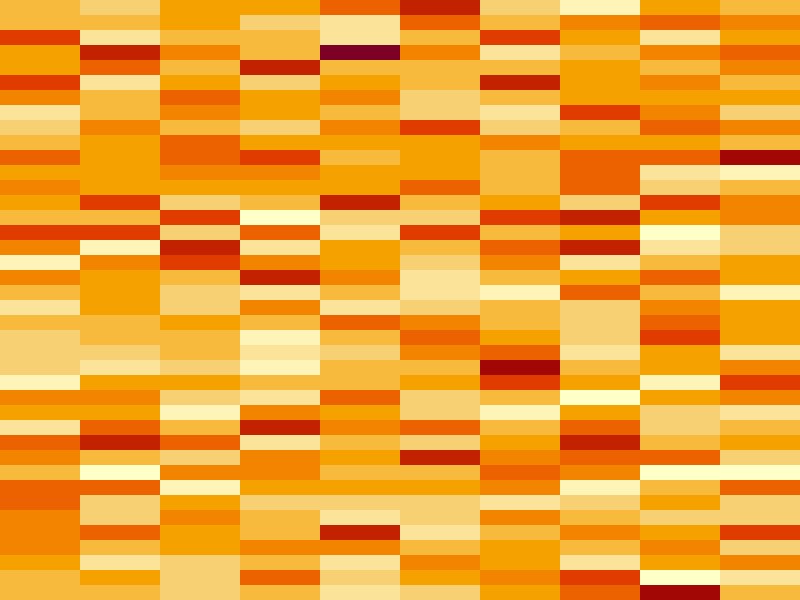
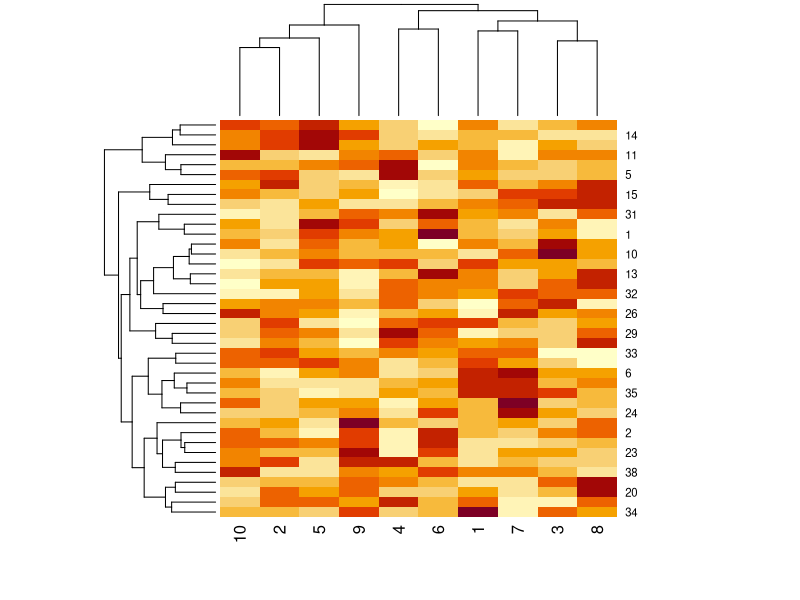
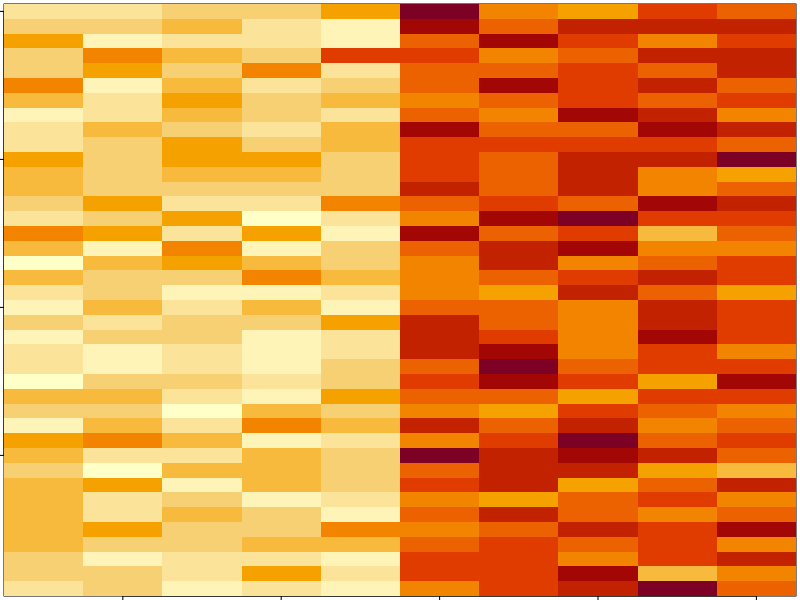
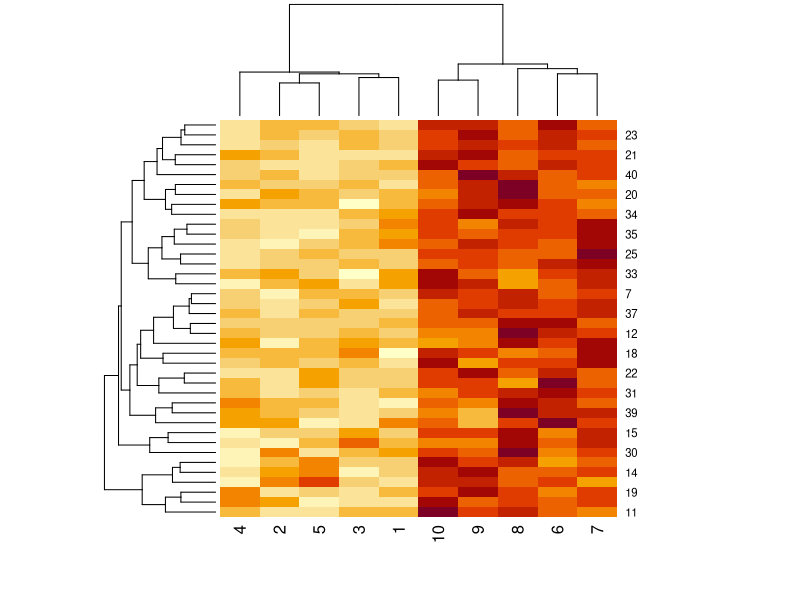
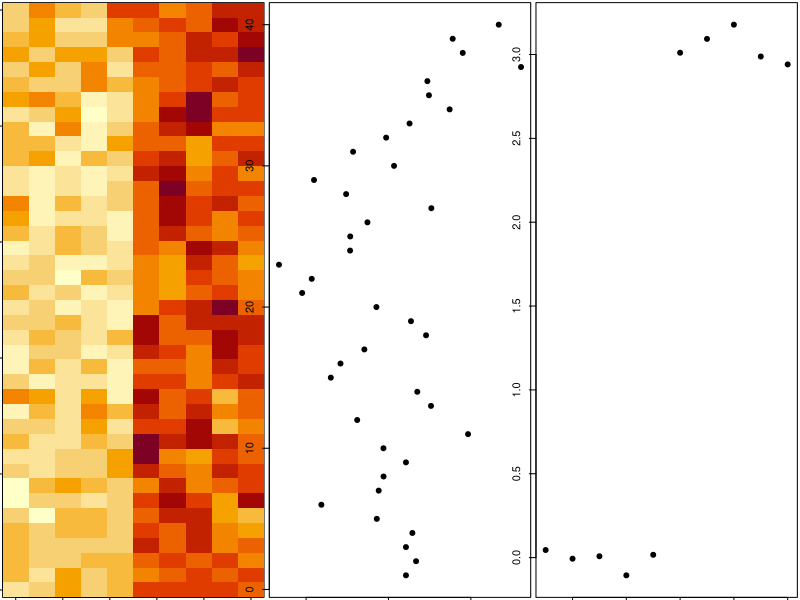

These charts were generated, in order, by the following R code:
## ---- chunk 1
set.seed(123)
par(mar = rep(0, 2, 4))
dataMatrix <- matrix(rnorm(400), nrow = 40)
image(1:10, 1:40, t(dataMatrix)[, nrow(dataMatrix):1])
## ---- chunk 2
par(mar = rep(0.2, 4))
heatmap(dataMatrix)
## ---- chunk 3
set.seed(678910)
for (i in 1:40) {
  # flip a coin
  coinFlip <- rbinom(1, size = 1, prob = 0.5)
  # if coin is heads add a common pattern to that row if (coinFlip) {
  dataMatrix[i,] <- dataMatrix[i,] + rep(c(0, 3), each = 5)
}
## ---- chunk 4
par(mar = rep(0.2, 4))
image(1:10, 1:40, t(dataMatrix)[, nrow(dataMatrix):1])
## ---- chunk 5
par(mar = rep(0.2, 4))
heatmap(dataMatrix)
## ---- chunk 6
hh <- hclust(dist(dataMatrix))
dataMatrixOrdered <- dataMatrix[hh$order, ]
par(mfrow = c(1, 3))
image(t(dataMatrixOrdered)[, nrow(dataMatrixOrdered):1])
plot(rowMeans(dataMatrixOrdered), 40:1, , xlab = "Row Mean", ylab = "Row", pch = 19)
plot(colMeans(dataMatrixOrdered), xlab = "Column", ylab = "Column Mean", pch = 19)
